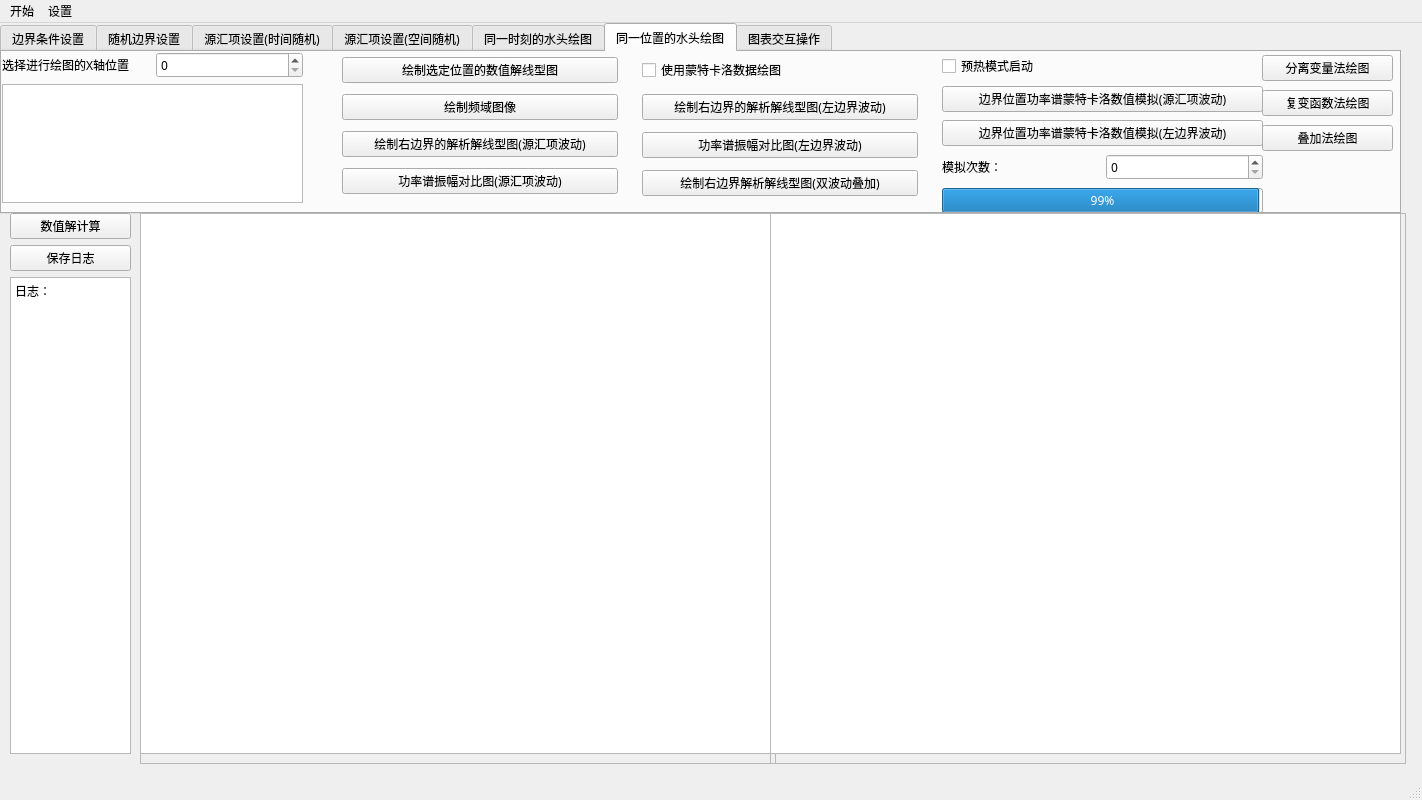
<?xml version="1.0" encoding="UTF-8"?>
<ui version="4.0">
 <class>Random_flow_Window</class>
 <widget class="QMainWindow" name="Random_flow_Window">
  <property name="enabled">
   <bool>true</bool>
  </property>
  <property name="geometry">
   <rect>
    <x>0</x>
    <y>0</y>
    <width>1422</width>
    <height>800</height>
   </rect>
  </property>
  <property name="minimumSize">
   <size>
    <width>1422</width>
    <height>800</height>
   </size>
  </property>
  <property name="font">
   <font>
    <family>Microsoft YaHei</family>
    <pointsize>9</pointsize>
   </font>
  </property>
  <property name="windowTitle">
   <string>Random flow</string>
  </property>
  <widget class="QWidget" name="centralwidget">
   <widget class="QTabWidget" name="tabWidget">
    <property name="geometry">
     <rect>
      <x>0</x>
      <y>0</y>
      <width>1401</width>
      <height>191</height>
     </rect>
    </property>
    <property name="mouseTracking">
     <bool>false</bool>
    </property>
    <property name="currentIndex">
     <number>5</number>
    </property>
    <widget class="QWidget" name="tab">
     <attribute name="title">
      <string>边界条件设置</string>
     </attribute>
     <widget class="QWidget" name="horizontalLayoutWidget_2">
      <property name="geometry">
       <rect>
        <x>0</x>
        <y>0</y>
        <width>571</width>
        <height>31</height>
       </rect>
      </property>
      <layout class="QHBoxLayout" name="horizontalLayout_2">
       <item>
        <widget class="QLabel" name="label_3">
         <property name="text">
          <string>左边界:边界类型:</string>
         </property>
        </widget>
       </item>
       <item>
        <widget class="QComboBox" name="comboBox_left_boundary">
         <property name="layoutDirection">
          <enum>Qt::LeftToRight</enum>
         </property>
         <item>
          <property name="text">
           <string>一类边界(给定水头)</string>
          </property>
         </item>
         <item>
          <property name="text">
           <string>二类边界(给定通量)</string>
          </property>
         </item>
        </widget>
       </item>
       <item>
        <widget class="QLabel" name="label_4">
         <property name="text">
          <string>水头(m)/通量大小:</string>
         </property>
        </widget>
       </item>
       <item>
        <widget class="QDoubleSpinBox" name="doubleSpinBox_left_boundary">
         <property name="maximum">
          <double>9999.989999999999782</double>
         </property>
        </widget>
       </item>
      </layout>
     </widget>
     <widget class="QWidget" name="horizontalLayoutWidget_3">
      <property name="geometry">
       <rect>
        <x>0</x>
        <y>30</y>
        <width>571</width>
        <height>31</height>
       </rect>
      </property>
      <layout class="QHBoxLayout" name="horizontalLayout_3">
       <item>
        <widget class="QLabel" name="label_5">
         <property name="text">
          <string>右边界:边界类型:</string>
         </property>
        </widget>
       </item>
       <item>
        <widget class="QComboBox" name="comboBox_right_boundary">
         <item>
          <property name="text">
           <string>一类边界(给定水头)</string>
          </property>
         </item>
         <item>
          <property name="text">
           <string>二类边界(给定通量)</string>
          </property>
         </item>
        </widget>
       </item>
       <item>
        <widget class="QLabel" name="label_6">
         <property name="text">
          <string>水头(m)/通量大小:</string>
         </property>
        </widget>
       </item>
       <item>
        <widget class="QDoubleSpinBox" name="doubleSpinBox_right_boundary">
         <property name="maximum">
          <double>9999.989999999999782</double>
         </property>
        </widget>
       </item>
      </layout>
     </widget>
     <widget class="QWidget" name="horizontalLayoutWidget_6">
      <property name="geometry">
       <rect>
        <x>0</x>
        <y>60</y>
        <width>328</width>
        <height>31</height>
       </rect>
      </property>
      <layout class="QHBoxLayout" name="horizontalLayout_6">
       <item>
        <widget class="QLabel" name="label_8">
         <property name="text">
          <string>轴长(m):</string>
         </property>
        </widget>
       </item>
       <item>
        <widget class="QSpinBox" name="spinBox_x_length">
         <property name="maximum">
          <number>99999</number>
         </property>
        </widget>
       </item>
       <item>
        <widget class="QLabel" name="label_9">
         <property name="text">
          <string>时长(d):</string>
         </property>
        </widget>
       </item>
       <item>
        <widget class="QSpinBox" name="spinBox_t_length">
         <property name="maximum">
          <number>99999</number>
         </property>
        </widget>
       </item>
      </layout>
     </widget>
     <widget class="QWidget" name="horizontalLayoutWidget_4">
      <property name="geometry">
       <rect>
        <x>330</x>
        <y>60</y>
        <width>241</width>
        <height>31</height>
       </rect>
      </property>
      <layout class="QHBoxLayout" name="horizontalLayout_7">
       <item>
        <widget class="QLabel" name="label">
         <property name="text">
          <string>初始条件(m):</string>
         </property>
        </widget>
       </item>
       <item>
        <widget class="QDoubleSpinBox" name="doubleSpinBox_ic">
         <property name="maximum">
          <double>9999.989999999999782</double>
         </property>
        </widget>
       </item>
      </layout>
     </widget>
     <widget class="QWidget" name="horizontalLayoutWidget_5">
      <property name="geometry">
       <rect>
        <x>0</x>
        <y>90</y>
        <width>221</width>
        <height>51</height>
       </rect>
      </property>
      <layout class="QHBoxLayout" name="horizontalLayout_5">
       <item>
        <widget class="QLabel" name="label_12">
         <property name="text">
          <string>底板倾斜角度</string>
         </property>
        </widget>
       </item>
       <item>
        <widget class="QDoubleSpinBox" name="doubleSpinBox_angle"/>
       </item>
      </layout>
     </widget>
    </widget>
    <widget class="QWidget" name="tab_7">
     <attribute name="title">
      <string>随机边界设置</string>
     </attribute>
     <widget class="QWidget" name="verticalLayoutWidget_12">
      <property name="geometry">
       <rect>
        <x>0</x>
        <y>0</y>
        <width>241</width>
        <height>130</height>
       </rect>
      </property>
      <layout class="QVBoxLayout" name="verticalLayout_12">
       <item>
        <widget class="QLabel" name="label_15">
         <property name="text">
          <string>左边界</string>
         </property>
        </widget>
       </item>
       <item>
        <widget class="QPushButton" name="random_new_wave_h_l">
         <property name="text">
          <string>随机新建一个水头/通量波动</string>
         </property>
        </widget>
       </item>
       <item>
        <widget class="QPushButton" name="new_wave_h_l">
         <property name="text">
          <string>手动新建一个降雨量波动</string>
         </property>
        </widget>
       </item>
       <item>
        <widget class="QPushButton" name="delete_wave_h_l">
         <property name="text">
          <string>删除上一个水头/通量波动</string>
         </property>
        </widget>
       </item>
      </layout>
     </widget>
     <widget class="QWidget" name="verticalLayoutWidget_13">
      <property name="geometry">
       <rect>
        <x>240</x>
        <y>0</y>
        <width>221</width>
        <height>131</height>
       </rect>
      </property>
      <layout class="QVBoxLayout" name="verticalLayout_13">
       <item>
        <widget class="QLabel" name="label_14">
         <property name="text">
          <string>当前边界函数(m/d):</string>
         </property>
        </widget>
       </item>
       <item>
        <widget class="QTextBrowser" name="textBrowser_function_h_l"/>
       </item>
      </layout>
     </widget>
     <widget class="QWidget" name="verticalLayoutWidget_14">
      <property name="geometry">
       <rect>
        <x>680</x>
        <y>0</y>
        <width>241</width>
        <height>130</height>
       </rect>
      </property>
      <layout class="QVBoxLayout" name="verticalLayout_14">
       <item>
        <widget class="QLabel" name="label_17">
         <property name="text">
          <string>右边界</string>
         </property>
        </widget>
       </item>
       <item>
        <widget class="QPushButton" name="random_new_wave_h_r">
         <property name="text">
          <string>随机新建一个水头/通量波动</string>
         </property>
        </widget>
       </item>
       <item>
        <widget class="QPushButton" name="new_wave_h_r">
         <property name="text">
          <string>手动新建一个降雨量波动</string>
         </property>
        </widget>
       </item>
       <item>
        <widget class="QPushButton" name="delete_wave_h_r">
         <property name="text">
          <string>删除上一个水头/通量波动</string>
         </property>
        </widget>
       </item>
      </layout>
     </widget>
     <widget class="QWidget" name="verticalLayoutWidget_15">
      <property name="geometry">
       <rect>
        <x>920</x>
        <y>0</y>
        <width>231</width>
        <height>131</height>
       </rect>
      </property>
      <layout class="QVBoxLayout" name="verticalLayout_15">
       <item>
        <widget class="QLabel" name="label_19">
         <property name="text">
          <string>当前边界函数(m/d):</string>
         </property>
        </widget>
       </item>
       <item>
        <widget class="QTextBrowser" name="textBrowser_function_h_r"/>
       </item>
      </layout>
     </widget>
     <widget class="QWidget" name="verticalLayoutWidget_16">
      <property name="geometry">
       <rect>
        <x>470</x>
        <y>0</y>
        <width>191</width>
        <height>131</height>
       </rect>
      </property>
      <layout class="QVBoxLayout" name="verticalLayout_16">
       <item>
        <widget class="QCheckBox" name="use_white_noise_checkBox_h_l">
         <property name="text">
          <string>使用均匀分布的关系填充</string>
         </property>
        </widget>
       </item>
       <item>
        <widget class="QPushButton" name="time_field_figure_h_l">
         <property name="text">
          <string>查看时域图像</string>
         </property>
        </widget>
       </item>
       <item>
        <widget class="QPushButton" name="frequency_field_figure_h_l">
         <property name="text">
          <string>查看频域图像</string>
         </property>
        </widget>
       </item>
      </layout>
     </widget>
     <widget class="QWidget" name="verticalLayoutWidget_17">
      <property name="geometry">
       <rect>
        <x>1180</x>
        <y>0</y>
        <width>151</width>
        <height>103</height>
       </rect>
      </property>
      <layout class="QVBoxLayout" name="verticalLayout_17">
       <item>
        <widget class="QPushButton" name="time_field_figure_h_r">
         <property name="text">
          <string>查看时域图像</string>
         </property>
        </widget>
       </item>
       <item>
        <widget class="QPushButton" name="frequency_field_figure_h_r">
         <property name="text">
          <string>查看频域图像</string>
         </property>
        </widget>
       </item>
      </layout>
     </widget>
    </widget>
    <widget class="QWidget" name="tab_2">
     <attribute name="title">
      <string>源汇项设置(时间随机)</string>
     </attribute>
     <widget class="QWidget" name="verticalLayoutWidget_3">
      <property name="geometry">
       <rect>
        <x>340</x>
        <y>0</y>
        <width>461</width>
        <height>131</height>
       </rect>
      </property>
      <layout class="QVBoxLayout" name="verticalLayout_3">
       <item>
        <widget class="QLabel" name="label_7">
         <property name="text">
          <string>当前降雨量函数(m/d):</string>
         </property>
        </widget>
       </item>
       <item>
        <widget class="QTextBrowser" name="textBrowser_rain_function"/>
       </item>
      </layout>
     </widget>
     <widget class="QWidget" name="verticalLayoutWidget_6">
      <property name="geometry">
       <rect>
        <x>0</x>
        <y>30</y>
        <width>331</width>
        <height>103</height>
       </rect>
      </property>
      <layout class="QVBoxLayout" name="verticalLayout_5">
       <item>
        <widget class="QPushButton" name="random_new_wave">
         <property name="text">
          <string>随机新建一个降雨量波动</string>
         </property>
        </widget>
       </item>
       <item>
        <widget class="QPushButton" name="new_wave">
         <property name="text">
          <string>手动新建一个降雨量波动</string>
         </property>
        </widget>
       </item>
       <item>
        <widget class="QPushButton" name="delete_wave">
         <property name="text">
          <string>删除上一个降雨量波动</string>
         </property>
        </widget>
       </item>
      </layout>
     </widget>
     <widget class="QWidget" name="layoutWidget">
      <property name="geometry">
       <rect>
        <x>0</x>
        <y>0</y>
        <width>339</width>
        <height>31</height>
       </rect>
      </property>
      <layout class="QHBoxLayout" name="horizontalLayout_4">
       <item>
        <widget class="QLabel" name="label_2">
         <property name="font">
          <font>
           <family>Microsoft YaHei</family>
           <pointsize>7</pointsize>
          </font>
         </property>
         <property name="text">
          <string>以年平均入渗量代表源汇项的期望值(mm/a):</string>
         </property>
        </widget>
       </item>
       <item>
        <widget class="QDoubleSpinBox" name="doubleSpinBox_rain">
         <property name="maximum">
          <double>99999.990000000005239</double>
         </property>
        </widget>
       </item>
      </layout>
     </widget>
     <widget class="QCheckBox" name="use_white_noise_checkBox_time">
      <property name="geometry">
       <rect>
        <x>820</x>
        <y>10</y>
        <width>191</width>
        <height>23</height>
       </rect>
      </property>
      <property name="text">
       <string>使用均匀分布的关系填充</string>
      </property>
     </widget>
     <widget class="QPushButton" name="actual_expectations">
      <property name="geometry">
       <rect>
        <x>1030</x>
        <y>10</y>
        <width>201</width>
        <height>28</height>
       </rect>
      </property>
      <property name="text">
       <string>查看当前分布的实际期望</string>
      </property>
     </widget>
     <widget class="QWidget" name="verticalLayoutWidget_11">
      <property name="geometry">
       <rect>
        <x>820</x>
        <y>40</y>
        <width>160</width>
        <height>103</height>
       </rect>
      </property>
      <layout class="QVBoxLayout" name="verticalLayout_11">
       <item>
        <widget class="QPushButton" name="time_field_figure">
         <property name="text">
          <string>查看时域图像</string>
         </property>
        </widget>
       </item>
       <item>
        <widget class="QPushButton" name="frequency_field_figure">
         <property name="text">
          <string>查看频域图像</string>
         </property>
        </widget>
       </item>
       <item>
        <widget class="QPushButton" name="power_spectral_density_figure">
         <property name="text">
          <string>查看功率谱密度函数</string>
         </property>
        </widget>
       </item>
      </layout>
     </widget>
    </widget>
    <widget class="QWidget" name="tab_5">
     <attribute name="title">
      <string>源汇项设置(空间随机)</string>
     </attribute>
     <widget class="QWidget" name="verticalLayoutWidget_9">
      <property name="geometry">
       <rect>
        <x>340</x>
        <y>0</y>
        <width>461</width>
        <height>131</height>
       </rect>
      </property>
      <layout class="QVBoxLayout" name="verticalLayout_9">
       <item>
        <widget class="QLabel" name="label_11">
         <property name="text">
          <string>当前降雨量函数(m/d):</string>
         </property>
        </widget>
       </item>
       <item>
        <widget class="QTextBrowser" name="textBrowser_rain_function_x"/>
       </item>
      </layout>
     </widget>
     <widget class="QWidget" name="layoutWidget">
      <property name="geometry">
       <rect>
        <x>0</x>
        <y>0</y>
        <width>339</width>
        <height>31</height>
       </rect>
      </property>
      <layout class="QHBoxLayout" name="horizontalLayout_9">
       <item>
        <widget class="QLabel" name="label_10">
         <property name="font">
          <font>
           <family>Microsoft YaHei</family>
           <pointsize>7</pointsize>
          </font>
         </property>
         <property name="text">
          <string>以年平均入渗量代表源汇项的期望值(mm/a):</string>
         </property>
        </widget>
       </item>
       <item>
        <widget class="QDoubleSpinBox" name="doubleSpinBox_rain_x">
         <property name="maximum">
          <double>99999.990000000005239</double>
         </property>
        </widget>
       </item>
      </layout>
     </widget>
     <widget class="QWidget" name="verticalLayoutWidget_4">
      <property name="geometry">
       <rect>
        <x>0</x>
        <y>30</y>
        <width>331</width>
        <height>103</height>
       </rect>
      </property>
      <layout class="QVBoxLayout" name="verticalLayout_4">
       <item>
        <widget class="QPushButton" name="random_new_wave_x">
         <property name="text">
          <string>随机新建一个降雨量波动</string>
         </property>
        </widget>
       </item>
       <item>
        <widget class="QPushButton" name="new_wave_x">
         <property name="text">
          <string>手动新建一个降雨量波动</string>
         </property>
        </widget>
       </item>
       <item>
        <widget class="QPushButton" name="delete_wave_x">
         <property name="text">
          <string>删除上一个降雨量波动</string>
         </property>
        </widget>
       </item>
      </layout>
     </widget>
     <widget class="QWidget" name="verticalLayoutWidget_10">
      <property name="geometry">
       <rect>
        <x>810</x>
        <y>0</y>
        <width>160</width>
        <height>80</height>
       </rect>
      </property>
      <layout class="QVBoxLayout" name="verticalLayout_10">
       <item>
        <widget class="QPushButton" name="time_field_figure_x">
         <property name="text">
          <string>查看时域图像</string>
         </property>
        </widget>
       </item>
       <item>
        <widget class="QPushButton" name="frequency_field_figure_x">
         <property name="text">
          <string>查看频域图像</string>
         </property>
        </widget>
       </item>
      </layout>
     </widget>
    </widget>
    <widget class="QWidget" name="tab_3">
     <attribute name="title">
      <string>同一时刻的水头绘图</string>
     </attribute>
     <widget class="QWidget" name="gridLayoutWidget_2">
      <property name="geometry">
       <rect>
        <x>0</x>
        <y>0</y>
        <width>301</width>
        <height>151</height>
       </rect>
      </property>
      <layout class="QGridLayout" name="gridLayout_2">
       <item row="2" column="0">
        <widget class="QTextBrowser" name="textBrowser_time"/>
       </item>
       <item row="1" column="0">
        <layout class="QHBoxLayout" name="horizontalLayout_16">
         <item>
          <widget class="QLabel" name="label_16">
           <property name="text">
            <string>选择进行绘图的时刻数</string>
           </property>
          </widget>
         </item>
         <item>
          <widget class="QSpinBox" name="spinBox_time"/>
         </item>
        </layout>
       </item>
      </layout>
     </widget>
     <widget class="QWidget" name="verticalLayoutWidget_7">
      <property name="geometry">
       <rect>
        <x>400</x>
        <y>0</y>
        <width>231</width>
        <height>151</height>
       </rect>
      </property>
      <layout class="QVBoxLayout" name="verticalLayout_6">
       <item>
        <widget class="QPushButton" name="draw_solve_line">
         <property name="text">
          <string>绘制选定时刻的数值解线型图</string>
         </property>
        </widget>
       </item>
       <item>
        <widget class="QPushButton" name="draw_solve_line_fft">
         <property name="text">
          <string>绘制频域图像</string>
         </property>
        </widget>
       </item>
      </layout>
     </widget>
    </widget>
    <widget class="QWidget" name="tab_4">
     <attribute name="title">
      <string>同一位置的水头绘图</string>
     </attribute>
     <widget class="QWidget" name="gridLayoutWidget_3">
      <property name="geometry">
       <rect>
        <x>0</x>
        <y>0</y>
        <width>301</width>
        <height>151</height>
       </rect>
      </property>
      <layout class="QGridLayout" name="gridLayout_3">
       <item row="2" column="0">
        <widget class="QTextBrowser" name="textBrowser_X"/>
       </item>
       <item row="1" column="0">
        <layout class="QHBoxLayout" name="horizontalLayout_18">
         <item>
          <widget class="QLabel" name="label_18">
           <property name="text">
            <string>选择进行绘图的X轴位置</string>
           </property>
          </widget>
         </item>
         <item>
          <widget class="QSpinBox" name="spinBox_X"/>
         </item>
        </layout>
       </item>
      </layout>
     </widget>
     <widget class="QWidget" name="verticalLayoutWidget_8">
      <property name="geometry">
       <rect>
        <x>340</x>
        <y>0</y>
        <width>276</width>
        <height>151</height>
       </rect>
      </property>
      <layout class="QVBoxLayout" name="verticalLayout_7">
       <item>
        <widget class="QPushButton" name="draw_solve_line_location">
         <property name="text">
          <string>绘制选定位置的数值解线型图</string>
         </property>
        </widget>
       </item>
       <item>
        <widget class="QPushButton" name="draw_solve_line_location_fft">
         <property name="text">
          <string>绘制频域图像</string>
         </property>
        </widget>
       </item>
       <item>
        <widget class="QPushButton" name="draw_solve_line_as">
         <property name="text">
          <string>绘制右边界的解析解线型图(源汇项波动)</string>
         </property>
        </widget>
       </item>
       <item>
        <widget class="QPushButton" name="amplitude_complete_figure">
         <property name="text">
          <string>功率谱振幅对比图(源汇项波动)</string>
         </property>
        </widget>
       </item>
      </layout>
     </widget>
     <widget class="QWidget" name="verticalLayoutWidget_18">
      <property name="geometry">
       <rect>
        <x>640</x>
        <y>0</y>
        <width>276</width>
        <height>151</height>
       </rect>
      </property>
      <layout class="QVBoxLayout" name="verticalLayout_18">
       <item>
        <widget class="QCheckBox" name="checkBox_use_MC">
         <property name="text">
          <string>使用蒙特卡洛数据绘图</string>
         </property>
        </widget>
       </item>
       <item>
        <widget class="QPushButton" name="draw_solve_line_as_hl">
         <property name="text">
          <string>绘制右边界的解析解线型图(左边界波动)</string>
         </property>
        </widget>
       </item>
       <item>
        <widget class="QPushButton" name="amplitude_complete_figure_hl">
         <property name="text">
          <string>功率谱振幅对比图(左边界波动)</string>
         </property>
        </widget>
       </item>
       <item>
        <widget class="QPushButton" name="draw_solve_line_as_wt_hl">
         <property name="text">
          <string>绘制右边界解析解线型图(双波动叠加)</string>
         </property>
        </widget>
       </item>
      </layout>
     </widget>
     <widget class="QWidget" name="verticalLayoutWidget_19">
      <property name="geometry">
       <rect>
        <x>940</x>
        <y>0</y>
        <width>321</width>
        <height>167</height>
       </rect>
      </property>
      <layout class="QVBoxLayout" name="verticalLayout_19">
       <item>
        <widget class="QCheckBox" name="checkBox_use_preheat">
         <property name="text">
          <string>预热模式启动</string>
         </property>
        </widget>
       </item>
       <item>
        <widget class="QPushButton" name="MC_un_wt_amp_start">
         <property name="text">
          <string>边界位置功率谱蒙特卡洛数值模拟(源汇项波动)</string>
         </property>
         <property name="checked">
          <bool>false</bool>
         </property>
        </widget>
       </item>
       <item>
        <widget class="QPushButton" name="MC_un_hl_amp_start">
         <property name="text">
          <string>边界位置功率谱蒙特卡洛数值模拟(左边界波动)</string>
         </property>
        </widget>
       </item>
       <item>
        <layout class="QHBoxLayout" name="horizontalLayout_8">
         <item>
          <widget class="QLabel" name="label_13">
           <property name="text">
            <string>模拟次数：</string>
           </property>
          </widget>
         </item>
         <item>
          <widget class="QSpinBox" name="spinBox_MC_un_wt_amp">
           <property name="maximum">
            <number>99999</number>
           </property>
          </widget>
         </item>
        </layout>
       </item>
       <item>
        <widget class="QProgressBar" name="progressBar_MC_uwt">
         <property name="value">
          <number>99</number>
         </property>
        </widget>
       </item>
      </layout>
     </widget>
     <widget class="QWidget" name="verticalLayoutWidget_20">
      <property name="geometry">
       <rect>
        <x>1260</x>
        <y>0</y>
        <width>131</width>
        <height>103</height>
       </rect>
      </property>
      <layout class="QVBoxLayout" name="verticalLayout_20">
       <item>
        <widget class="QPushButton" name="draw_fenli">
         <property name="text">
          <string>分离变量法绘图</string>
         </property>
        </widget>
       </item>
       <item>
        <widget class="QPushButton" name="draw_as_complex">
         <property name="text">
          <string>复变函数法绘图</string>
         </property>
        </widget>
       </item>
       <item>
        <widget class="QPushButton" name="draw_as_complex_add">
         <property name="text">
          <string>叠加法绘图</string>
         </property>
        </widget>
       </item>
      </layout>
     </widget>
    </widget>
    <widget class="QWidget" name="tab_6">
     <attribute name="title">
      <string>图表交互操作</string>
     </attribute>
     <widget class="QRadioButton" name="select">
      <property name="geometry">
       <rect>
        <x>140</x>
        <y>20</y>
        <width>114</width>
        <height>24</height>
       </rect>
      </property>
      <property name="text">
       <string>使用区域选择</string>
      </property>
      <property name="checked">
       <bool>false</bool>
      </property>
      <property name="autoExclusive">
       <bool>false</bool>
      </property>
     </widget>
     <widget class="QRadioButton" name="move">
      <property name="geometry">
       <rect>
        <x>30</x>
        <y>20</y>
        <width>84</width>
        <height>24</height>
       </rect>
      </property>
      <property name="text">
       <string>使用移动</string>
      </property>
      <property name="checked">
       <bool>false</bool>
      </property>
      <property name="autoExclusive">
       <bool>false</bool>
      </property>
     </widget>
     <widget class="QPushButton" name="reset_1">
      <property name="geometry">
       <rect>
        <x>380</x>
        <y>20</y>
        <width>93</width>
        <height>28</height>
       </rect>
      </property>
      <property name="text">
       <string>重置图表</string>
      </property>
     </widget>
    </widget>
   </widget>
   <widget class="QWidget" name="verticalLayoutWidget">
    <property name="geometry">
     <rect>
      <x>10</x>
      <y>190</y>
      <width>121</width>
      <height>541</height>
     </rect>
    </property>
    <layout class="QVBoxLayout" name="verticalLayout">
     <item>
      <widget class="QPushButton" name="solve_FDM">
       <property name="autoFillBackground">
        <bool>true</bool>
       </property>
       <property name="text">
        <string>数值解计算</string>
       </property>
      </widget>
     </item>
     <item>
      <widget class="QPushButton" name="pushButton">
       <property name="text">
        <string>保存日志</string>
       </property>
      </widget>
     </item>
     <item>
      <widget class="QTextBrowser" name="textBrowser">
       <property name="autoFillBackground">
        <bool>true</bool>
       </property>
       <property name="html">
        <string>&lt;!DOCTYPE HTML PUBLIC &quot;-//W3C//DTD HTML 4.0//EN&quot; &quot;http://www.w3.org/TR/REC-html40/strict.dtd&quot;&gt;
&lt;html&gt;&lt;head&gt;&lt;meta name=&quot;qrichtext&quot; content=&quot;1&quot; /&gt;&lt;meta charset=&quot;utf-8&quot; /&gt;&lt;style type=&quot;text/css&quot;&gt;
p, li { white-space: pre-wrap; }
hr { height: 1px; border-width: 0; }
li.unchecked::marker { content: &quot;\2610&quot;; }
li.checked::marker { content: &quot;\2612&quot;; }
&lt;/style&gt;&lt;/head&gt;&lt;body style=&quot; font-family:'Microsoft YaHei'; font-size:9pt; font-weight:400; font-style:normal;&quot;&gt;
&lt;p style=&quot; margin-top:0px; margin-bottom:0px; margin-left:0px; margin-right:0px; -qt-block-indent:0; text-indent:0px;&quot;&gt;&lt;span style=&quot; font-family:'SimSun';&quot;&gt;日志：&lt;/span&gt;&lt;/p&gt;&lt;/body&gt;&lt;/html&gt;</string>
       </property>
      </widget>
     </item>
    </layout>
   </widget>
   <widget class="QFrame" name="frame">
    <property name="geometry">
     <rect>
      <x>140</x>
      <y>190</y>
      <width>636</width>
      <height>551</height>
     </rect>
    </property>
    <property name="frameShape">
     <enum>QFrame::StyledPanel</enum>
    </property>
    <property name="frameShadow">
     <enum>QFrame::Raised</enum>
    </property>
    <widget class="QWidget" name="verticalLayoutWidget_5">
     <property name="geometry">
      <rect>
       <x>0</x>
       <y>0</y>
       <width>631</width>
       <height>541</height>
      </rect>
     </property>
     <layout class="QVBoxLayout" name="verticalLayout_8">
      <item>
       <widget class="TChartView" name="graphicsView">
        <property name="mouseTracking">
         <bool>true</bool>
        </property>
       </widget>
      </item>
     </layout>
    </widget>
   </widget>
   <widget class="QFrame" name="frame_2">
    <property name="geometry">
     <rect>
      <x>770</x>
      <y>190</y>
      <width>636</width>
      <height>551</height>
     </rect>
    </property>
    <property name="frameShape">
     <enum>QFrame::StyledPanel</enum>
    </property>
    <property name="frameShadow">
     <enum>QFrame::Raised</enum>
    </property>
    <widget class="QWidget" name="verticalLayoutWidget_2">
     <property name="geometry">
      <rect>
       <x>0</x>
       <y>0</y>
       <width>631</width>
       <height>541</height>
      </rect>
     </property>
     <layout class="QVBoxLayout" name="verticalLayout_2">
      <item>
       <widget class="TChartView" name="graphicsView_W"/>
      </item>
     </layout>
    </widget>
   </widget>
  </widget>
  <widget class="QMenuBar" name="menubar">
   <property name="geometry">
    <rect>
     <x>0</x>
     <y>0</y>
     <width>1422</width>
     <height>26</height>
    </rect>
   </property>
   <widget class="QMenu" name="menu">
    <property name="title">
     <string>开始</string>
    </property>
    <addaction name="actionsave_fdm"/>
    <addaction name="actionsave_MC"/>
    <addaction name="actionsave_as"/>
    <addaction name="actionsave_as_complete"/>
    <addaction name="actionsave_as_hl"/>
    <addaction name="actionsave_as_fenli"/>
   </widget>
   <widget class="QMenu" name="menu_2">
    <property name="title">
     <string>设置</string>
    </property>
    <addaction name="actionSet_fdm"/>
    <addaction name="actionSet_hydrogeological_parameter"/>
   </widget>
   <addaction name="menu"/>
   <addaction name="menu_2"/>
  </widget>
  <widget class="QStatusBar" name="statusbar"/>
  <action name="actionSet_fdm">
   <property name="text">
    <string>数值解求解设置</string>
   </property>
  </action>
  <action name="actionSet_hydrogeological_parameter">
   <property name="text">
    <string>水文地质参数设置</string>
   </property>
  </action>
  <action name="actionsave_fdm">
   <property name="text">
    <string>保存当前数值解数据</string>
   </property>
  </action>
  <action name="actionsave_MC">
   <property name="text">
    <string>保存当前蒙特卡洛数据(振幅比)</string>
   </property>
  </action>
  <action name="actionsave_as">
   <property name="text">
    <string>保存当前解析解数据</string>
   </property>
  </action>
  <action name="actionsave_as_complete">
   <property name="text">
    <string>保存当前解析解数据(振幅比)</string>
   </property>
  </action>
  <action name="actionsave_as_hl">
   <property name="text">
    <string>保存当前解析解数据(左边界波动)</string>
   </property>
  </action>
  <action name="actionsave_as_fenli">
   <property name="text">
    <string>保存当前解析解数据(分离变量法)</string>
   </property>
  </action>
 </widget>
 <customwidgets>
  <customwidget>
   <class>TChartView</class>
   <extends>QGraphicsView</extends>
   <header location="global">tchartview.h</header>
  </customwidget>
 </customwidgets>
 <tabstops>
  <tabstop>comboBox_left_boundary</tabstop>
  <tabstop>tabWidget</tabstop>
  <tabstop>comboBox_right_boundary</tabstop>
  <tabstop>doubleSpinBox_left_boundary</tabstop>
  <tabstop>doubleSpinBox_right_boundary</tabstop>
  <tabstop>spinBox_x_length</tabstop>
  <tabstop>spinBox_t_length</tabstop>
  <tabstop>doubleSpinBox_ic</tabstop>
  <tabstop>textBrowser_rain_function</tabstop>
  <tabstop>doubleSpinBox_rain</tabstop>
  <tabstop>random_new_wave</tabstop>
  <tabstop>new_wave</tabstop>
  <tabstop>delete_wave</tabstop>
  <tabstop>doubleSpinBox_rain_x</tabstop>
  <tabstop>random_new_wave_x</tabstop>
  <tabstop>new_wave_x</tabstop>
  <tabstop>delete_wave_x</tabstop>
  <tabstop>textBrowser_rain_function_x</tabstop>
  <tabstop>textBrowser_time</tabstop>
  <tabstop>spinBox_time</tabstop>
  <tabstop>draw_solve_line</tabstop>
  <tabstop>draw_solve_line_fft</tabstop>
  <tabstop>textBrowser_X</tabstop>
  <tabstop>spinBox_X</tabstop>
  <tabstop>draw_solve_line_location</tabstop>
  <tabstop>solve_FDM</tabstop>
  <tabstop>pushButton</tabstop>
  <tabstop>textBrowser</tabstop>
 </tabstops>
 <resources/>
 <connections/>
</ui>
